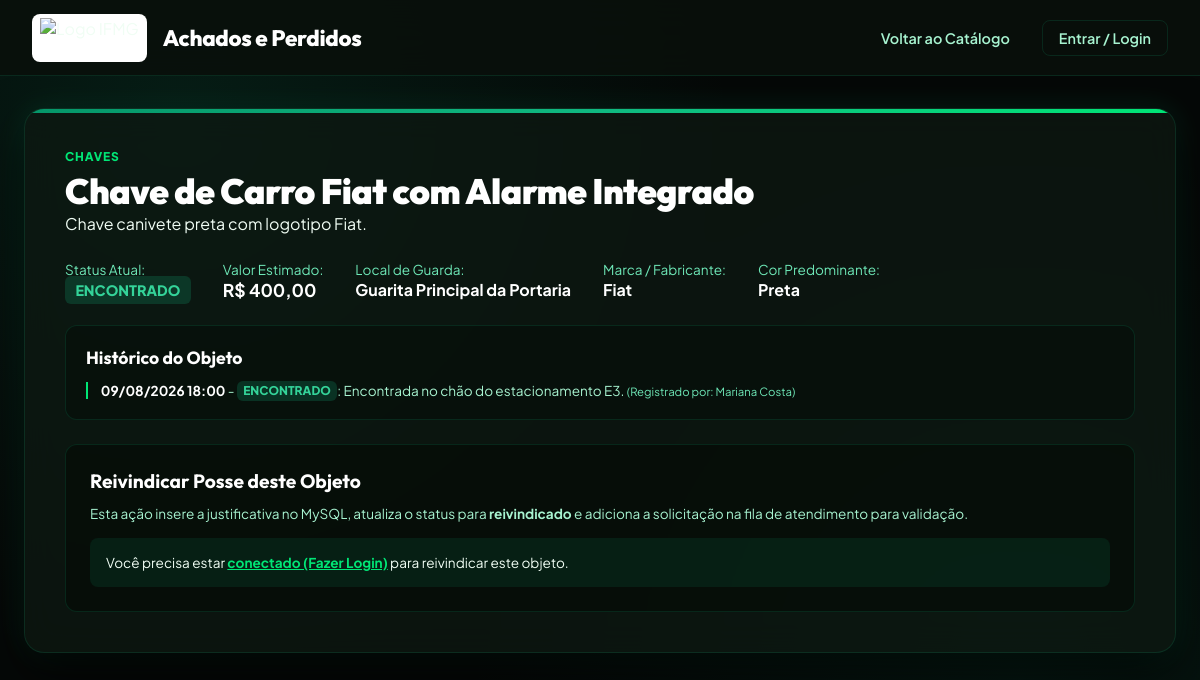
Page /app/public/item_detalhe.php?id=14 on the committed database.
### tables this page shows
CREATE TABLE IF NOT EXISTS itens (
    id INT AUTO_INCREMENT PRIMARY KEY,
    titulo VARCHAR(200) NOT NULL,
    descricao TEXT NOT NULL,
    categoria VARCHAR(50) NOT NULL,
    status ENUM('encontrado', 'reivindicado', 'devolvido', 'desativado') NOT NULL DEFAULT 'encontrado',
    valor_estimado DECIMAL(10, 2) NOT NULL DEFAULT 0.00,
    local_id INT NOT NULL,
    cadastrado_por_usuario_id INT NOT NULL,
    cor VARCHAR(60) NULL,
    marca VARCHAR(60) NULL,
    numero_serie VARCHAR(100) NULL,
    tamanho VARCHAR(20) NULL,
    tags TEXT NULL,
    desativado TINYINT(1) NOT NULL DEFAULT 0,
    data_registro DATETIME NOT NULL DEFAULT CURRENT_TIMESTAMP,
    CONSTRAINT fk_itens_local FOREIGN KEY (local_id) REFERENCES locais (id) ON UPDATE CASCADE,
    CONSTRAINT fk_itens_usuario FOREIGN KEY (cadastrado_por_usuario_id) REFERENCES usuarios (id) ON UPDATE CASCADE,
    INDEX idx_itens_status_categoria (status, categoria),
    INDEX idx_itens_data (data_registro)
);

CREATE TABLE IF NOT EXISTS locais (
    id INT AUTO_INCREMENT PRIMARY KEY,
    nome VARCHAR(150) NOT NULL,
    bloco VARCHAR(100) NOT NULL,
    responsavel VARCHAR(150) NOT NULL,
    telefone VARCHAR(30) NULL,
    horario_funcionamento VARCHAR(100) NULL,
    capacidade_armario INT NOT NULL DEFAULT 30,
    ativo TINYINT(1) NOT NULL DEFAULT 1
);

CREATE TABLE IF NOT EXISTS historico_status (
    id INT AUTO_INCREMENT PRIMARY KEY,
    item_id INT NOT NULL,
    status ENUM('encontrado', 'reivindicado', 'devolvido', 'desativado') NOT NULL,
    usuario_id INT NOT NULL,
    observacao TEXT NULL,
    data_registro DATETIME NOT NULL DEFAULT CURRENT_TIMESTAMP,
    CONSTRAINT fk_historico_item FOREIGN KEY (item_id) REFERENCES itens (id) ON DELETE CASCADE ON UPDATE CASCADE,
    CONSTRAINT fk_historico_usuario FOREIGN KEY (usuario_id) REFERENCES usuarios (id) ON UPDATE CASCADE
);

CREATE TABLE IF NOT EXISTS usuarios (
    id INT AUTO_INCREMENT PRIMARY KEY,
    nome VARCHAR(150) NOT NULL,
    email VARCHAR(150) NOT NULL UNIQUE,
    matricula VARCHAR(50) NULL,
    tipo ENUM('administrador', 'servidor', 'estudante') NOT NULL DEFAULT 'estudante',
    curso_departamento VARCHAR(150) NULL,
    telefone VARCHAR(30) NULL,
    ativo TINYINT(1) NOT NULL DEFAULT 1,
    data_cadastro DATETIME NOT NULL DEFAULT CURRENT_TIMESTAMP
);

### app/config/db.php (called while the page is built, shortened)
<?php
class Database {
    private static ?PDO $pdo = null;
    private static $redis = null;
    private static bool $schemaChecked = false;
    public static function getConnection(): PDO {
        if (self::$pdo === null) {
            $dbUrl = getenv('DATABASE_URL') ?: getenv('MYSQL_URL');
            if ($dbUrl) {
                $parsed = parse_url($dbUrl);
                $host = $parsed['host'] ?? 'localhost';
                $port = $parsed['port'] ?? 3306;
                $user = $parsed['user'] ?? 'root';
                $pass = $parsed['pass'] ?? '';
                $dbName = ltrim($parsed['path'] ?? 'unifind_db', '/');
            } else {
                $host = getenv('DB_HOST') ?: getenv('MYSQL_HOST') ?: getenv('MYSQLHOST') ?: '127.0.0.1';
                $port = getenv('DB_PORT') ?: getenv('MYSQL_PORT') ?: getenv('MYSQLPORT') ?: '3306';
                $dbName = getenv('DB_NAME') ?: getenv('MYSQL_DATABASE') ?: getenv('MYSQLDATABASE') ?: 'unifind_db';
                $user = getenv('DB_USER') ?: getenv('MYSQL_USER') ?: getenv('MYSQLUSER') ?: 'root';
                $pass = getenv('DB_PASSWORD') ?: getenv('MYSQL_PASSWORD') ?: getenv('MYSQLPASSWORD') ?: '';
            }
            $dsn = "mysql:host={$host};port={$port};dbname={$dbName};charset=utf8mb4";
            $options = [
                PDO::ATTR_ERRMODE            => PDO::ERRMODE_EXCEPTION,
                PDO::ATTR_DEFAULT_FETCH_MODE => PDO::FETCH_ASSOC,
                PDO::ATTR_EMULATE_PREPARES   => false,
                PDO::MYSQL_ATTR_INIT_COMMAND => "SET NAMES utf8mb4 COLLATE utf8mb4_unicode_ci"
            ];
            try {
                self::$pdo = new PDO($dsn, $user, $pass, $options);
            } catch (PDOException $e) {
                try {
                    $dsnNoDb = "mysql:host={$host};port={$port};charset=utf8mb4";
                    $tempPdo = new PDO($dsnNoDb, $user, $pass, $options);
                    $tempPdo->exec("CREATE DATABASE IF NOT EXISTS `{$dbName}` CHARACTER SET utf8mb4 COLLATE utf8mb4_unicode_ci");
                    self::$pdo = new PDO($dsn, $user, $pass, $options);
                } catch (Exception $ex) {
                    die("Erro de conexão com o banco de dados MySQL: " . $e->getMessage());
                }
            }
            if (!self::$schemaChecked) {
                self::ensureSchema(self::$pdo);
                self::$schemaChecked = true;
            }
        }
        return self::$pdo;
    }
    public static function getRedis() {
        if (self::$redis === null) {
            $redisUrl = getenv('REDIS_URL');
        }
        return self::$redis;
    }
    private static function ensureSchema(PDO $pdo): void {
        try {
            $tables = $pdo->query("SHOW TABLES LIKE 'itens'")->fetchAll();
        } catch (Exception $e) {
        }
    }
}
function getDb(): PDO {
    return Database::getConnection();
}
function dbQuery(string $sql, array $params = []): PDOStatement {
    $stmt = getDb()->prepare($sql);
    $stmt->execute($params);
    return $stmt;
}
function dbFetchAll(string $sql, array $params = []): array {
    return dbQuery($sql, $params)->fetchAll();
}
function dbFetchOne(string $sql, array $params = []): ?array {
    $result = dbQuery($sql, $params)->fetch();
    return $result ?: null;
}

### app/public/item_detalhe.php (the view, shortened to what this page needs)
<?php
require_once __DIR__ . '/../config/db.php';
$itemId = (int)($_GET['id'] ?? 0);
$redis = Database::getRedis();
$cacheKey = "cache:item:" . $itemId;
$itemData = null;
if ($redis && $redis->exists($cacheKey)) {
    $itemData = json_decode($redis->get($cacheKey), true);
} else {
    $sql = "SELECT i.*, l.nome AS local_nome, l.bloco, l.responsavel, u.nome AS cadastrado_por_nome
            FROM itens i
            LEFT JOIN locais l ON i.local_id = l.id
            LEFT JOIN usuarios u ON i.cadastrado_por_usuario_id = u.id
            WHERE i.id = :id";
    $row = dbFetchOne($sql, [':id' => $itemId]);
    if ($row) {
        $itemData = [
            'id' => (string)$row['id'],
            'titulo' => $row['titulo'] ?? '',
            'descricao' => $row['descricao'] ?? '',
            'categoria' => $row['categoria'] ?? '',
            'status' => $row['status'] ?? 'encontrado',
            'valor_estimado' => (float)($row['valor_estimado'] ?? 0),
            'cor' => !empty($row['cor']) ? $row['cor'] : 'Não Informada',
            'marca' => !empty($row['marca']) ? $row['marca'] : 'Não Informada',
            'numero_serie' => !empty($row['numero_serie']) ? $row['numero_serie'] : 'Não Informado',
            'tamanho' => !empty($row['tamanho']) ? $row['tamanho'] : null,
            'local_nome' => $row['local_nome'] ?? 'Campus IFMG',
            'bloco' => $row['bloco'] ?? '',
            'cadastrado_por_nome' => $row['cadastrado_por_nome'] ?? 'Servidor do Campus',
            'data_registro' => !empty($row['data_registro']) ? date('d/m/Y H:i', strtotime($row['data_registro'])) : 'Recente'
        ];
    }
}
$historico = dbFetchAll("SELECT h.*, u.nome AS usuario_nome
                         FROM historico_status h
                         LEFT JOIN usuarios u ON h.usuario_id = u.id
                         WHERE h.item_id = :id
                         ORDER BY h.data_registro ASC", [':id' => $itemId]);
?>
<!DOCTYPE html>
<html lang="pt-BR">
<head>
    <link rel="stylesheet" href="css/style.css">
    <link rel="stylesheet" href="/css/style.css">
    <link rel="stylesheet" href="/public/css/style.css">
</head>
<body>
    <header class="header-nav">
        <div class="nav-container">
            <a href="index.php" class="logo-group">
                <img src="https://www.ifmg.edu.br/portal/imagens/logovertical.jpg" alt="Logo IFMG" class="logo-img">
                <div class="logo-text">Achados e Perdidos</div>
            </a>
            <ul class="nav-links">
                <li><a href="index.php" class="nav-link">Voltar ao Catálogo</a></li>
                <?php if (isset($_SESSION['user_id'])): ?>
                    <li style="display: flex; align-items: center; gap: 0.5rem;">
                        <span style="font-size: 0.85rem; color: var(--neon-green); font-weight: 700;">
                            <?= htmlspecialchars($_SESSION['user_name'], ENT_QUOTES | ENT_SUBSTITUTE, 'UTF-8') ?>
                        </span>
                        <a href="logout.php" class="nav-link" style="color: var(--text-muted); font-size: 0.8rem;">Sair</a>
                    </li>
                <?php else: ?>
                    <li><a href="login.php" class="nav-link" style="border: 1px solid var(--border-glass);">Entrar / Login</a></li>
                <?php endif; ?>
            </ul>
        </div>
    </header>
    <div class="container">
        <div class="hero-section">
            <div class="item-category"><?= htmlspecialchars($itemData['categoria'], ENT_QUOTES | ENT_SUBSTITUTE, 'UTF-8') ?></div>
            <h1 class="hero-title"><?= htmlspecialchars($itemData['titulo'], ENT_QUOTES | ENT_SUBSTITUTE, 'UTF-8') ?></h1>
            <p class="hero-desc" style="margin-bottom: 1.5rem;"><?= htmlspecialchars($itemData['descricao'], ENT_QUOTES | ENT_SUBSTITUTE, 'UTF-8') ?></p>
            <div style="display: flex; gap: 2rem; margin-bottom: 1.5rem; flex-wrap: wrap;">
                <div>
                    <span style="color: var(--text-muted); font-size: 0.85rem;">Status Atual:</span><br>
                    <span class="badge-status status-<?= $itemData['status'] ?>" style="font-size: 0.9rem;">
                        <?= strtoupper($itemData['status']) ?>
                    </span>
                </div>
                <div>
                    <span style="color: var(--text-muted); font-size: 0.85rem;">Valor Estimado:</span><br>
                    <strong style="font-size: 1.1rem; color: white;">R$ <?= number_format($itemData['valor_estimado'], 2, ',', '.') ?></strong>
                </div>
                <div>
                    <span style="color: var(--text-muted); font-size: 0.85rem;">Local de Guarda:</span><br>
                    <strong style="color: white;"><?= htmlspecialchars($itemData['local_nome'], ENT_QUOTES | ENT_SUBSTITUTE, 'UTF-8') ?></strong>
                </div>
                <div>
                    <span style="color: var(--text-muted); font-size: 0.85rem;">Marca / Fabricante:</span><br>
                    <strong style="color: white;"><?= htmlspecialchars($itemData['marca'], ENT_QUOTES | ENT_SUBSTITUTE, 'UTF-8') ?></strong>
                </div>
                <div>
                    <span style="color: var(--text-muted); font-size: 0.85rem;">Cor Predominante:</span><br>
                    <strong style="color: white;"><?= htmlspecialchars($itemData['cor'], ENT_QUOTES | ENT_SUBSTITUTE, 'UTF-8') ?></strong>
                </div>
            </div>
            <?php if (!empty($historico)): ?>
                <div style="background: rgba(5, 12, 8, 0.5); padding: 1.25rem; border-radius: 12px; border: 1px solid var(--border-glass); margin-bottom: 1.5rem;">
                    <h3 style="font-family: var(--font-heading); font-size: 1.1rem; color: white; margin-bottom: 0.8rem;">Histórico do Objeto</h3>
                    <div style="display: flex; flex-direction: column; gap: 0.6rem;">
                        <?php foreach ($historico as $h): ?>
                            <div style="font-size: 0.85rem; color: var(--text-secondary); border-left: 2px solid var(--neon-green); padding-left: 0.8rem;">
                                <strong style="color: white;"><?= date('d/m/Y H:i', strtotime($h['data_registro'])) ?></strong> -
                                <span class="badge-status status-<?= $h['status'] ?>" style="font-size: 0.75rem; padding: 0.15rem 0.4rem;"><?= strtoupper($h['status']) ?></span>:
                                <?= htmlspecialchars($h['observacao'] ?? '', ENT_QUOTES | ENT_SUBSTITUTE, 'UTF-8') ?>
                                <small style="color: var(--text-muted);">(Registrado por: <?= htmlspecialchars($h['usuario_nome'] ?? 'Sistema', ENT_QUOTES | ENT_SUBSTITUTE, 'UTF-8') ?>)</small>
                            </div>
                        <?php endforeach; ?>
                    </div>
                </div>
            <?php endif; ?>
            <?php if ($itemData['status'] === 'encontrado'): ?>
                <div style="background: rgba(5, 12, 8, 0.7); padding: 1.5rem; border-radius: 12px; border: 1px solid var(--border-glass);">
                    <h3 style="font-family: var(--font-heading); font-size: 1.2rem; margin-bottom: 0.75rem; color: white;">Reivindicar Posse deste Objeto</h3>
                    <p style="font-size: 0.85rem; color: var(--text-secondary); margin-bottom: 1rem;">
                        Esta ação insere a justificativa no MySQL, atualiza o status para <strong>reivindicado</strong> e adiciona a solicitação na fila de atendimento para validação.
                    </p>
                    <?php if (isset($_SESSION['user_id'])): ?>
                        <form method="POST">
                            <textarea name="justificativa" class="input-field" style="width: 100%; height: 90px; margin-bottom: 1rem;" placeholder="Descreva detalhes específicos ou números de série para comprovar sua propriedade..." required></textarea>
                            <button type="submit" name="action_reivindicar" class="btn-primary">Enviar Reivindicação</button>
                        </form>
                    <?php else: ?>
                        <div style="background: rgba(16, 185, 129, 0.1); padding: 1rem; border-radius: 8px; font-size: 0.85rem;">
                            Você precisa estar <a href="login.php" style="color: var(--neon-green); font-weight: 700;">conectado (Fazer Login)</a> para reivindicar este objeto.
                        </div>
                    <?php endif; ?>
                </div>
            <?php endif; ?>
        </div>
    </div>
</body>
</html>

### rows in the picture
itens: categoria "CHAVES", titulo "Chave de Carro Fiat com Alarme Integrado", descricao "Chave canivete preta com logotipo Fiat.", status "ENCONTRADO", valor_estimado "400,00", local.nome "Guarita Principal da Portaria", marca "Fiat", cor "Preta"
historico_status: data_registro "09/08/2026 18:00", status "ENCONTRADO", observacao "Encontrada no chão do estacionamento E3.", usuario.nome "Mariana Costa"
